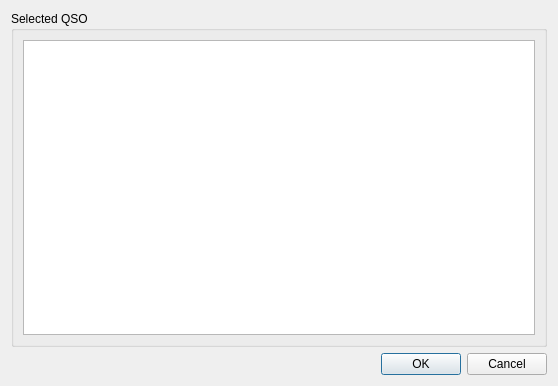
<?xml version="1.0" encoding="UTF-8"?>
<ui version="4.0">
 <class>LotwShowUploadDialog</class>
 <widget class="QDialog" name="LotwShowUploadDialog">
  <property name="geometry">
   <rect>
    <x>0</x>
    <y>0</y>
    <width>558</width>
    <height>386</height>
   </rect>
  </property>
  <property name="windowTitle">
   <string>QSOs to Upload</string>
  </property>
  <layout class="QVBoxLayout" name="verticalLayout">
   <item>
    <widget class="QGroupBox" name="groupBox">
     <property name="title">
      <string>Selected QSO</string>
     </property>
     <property name="flat">
      <bool>false</bool>
     </property>
     <property name="checkable">
      <bool>false</bool>
     </property>
     <layout class="QVBoxLayout" name="verticalLayout_2">
      <item>
       <widget class="QPlainTextEdit" name="qsoText">
        <property name="enabled">
         <bool>true</bool>
        </property>
        <property name="readOnly">
         <bool>true</bool>
        </property>
       </widget>
      </item>
     </layout>
    </widget>
   </item>
   <item>
    <widget class="QDialogButtonBox" name="buttonBox">
     <property name="orientation">
      <enum>Qt::Horizontal</enum>
     </property>
     <property name="standardButtons">
      <set>QDialogButtonBox::Cancel|QDialogButtonBox::Ok</set>
     </property>
    </widget>
   </item>
  </layout>
 </widget>
 <resources/>
 <connections>
  <connection>
   <sender>buttonBox</sender>
   <signal>accepted()</signal>
   <receiver>LotwShowUploadDialog</receiver>
   <slot>accept()</slot>
   <hints>
    <hint type="sourcelabel">
     <x>248</x>
     <y>254</y>
    </hint>
    <hint type="destinationlabel">
     <x>157</x>
     <y>274</y>
    </hint>
   </hints>
  </connection>
  <connection>
   <sender>buttonBox</sender>
   <signal>rejected()</signal>
   <receiver>LotwShowUploadDialog</receiver>
   <slot>reject()</slot>
   <hints>
    <hint type="sourcelabel">
     <x>316</x>
     <y>260</y>
    </hint>
    <hint type="destinationlabel">
     <x>286</x>
     <y>274</y>
    </hint>
   </hints>
  </connection>
 </connections>
</ui>
